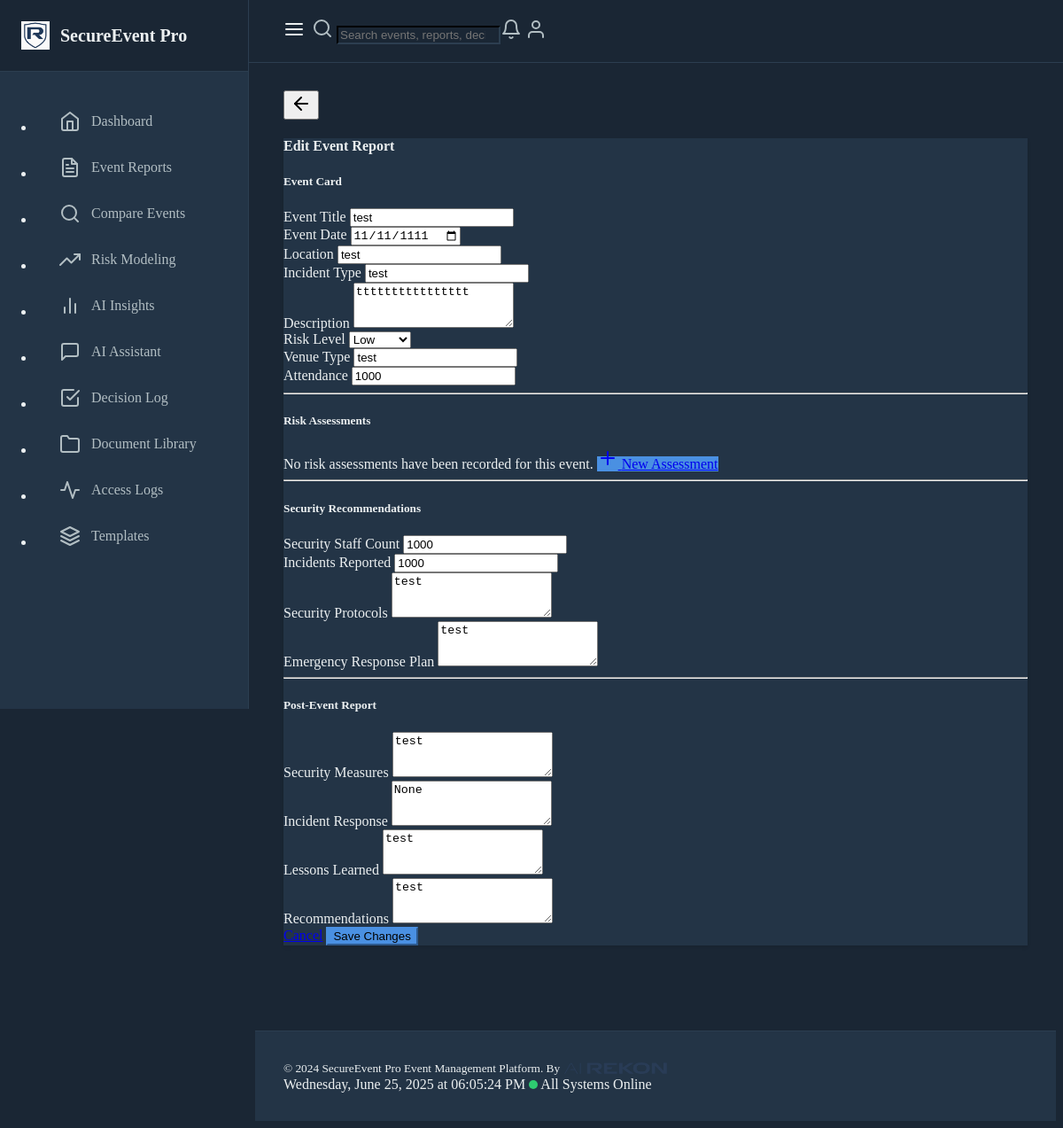
The page /edit-event-report/6 on the database as committed earlier.
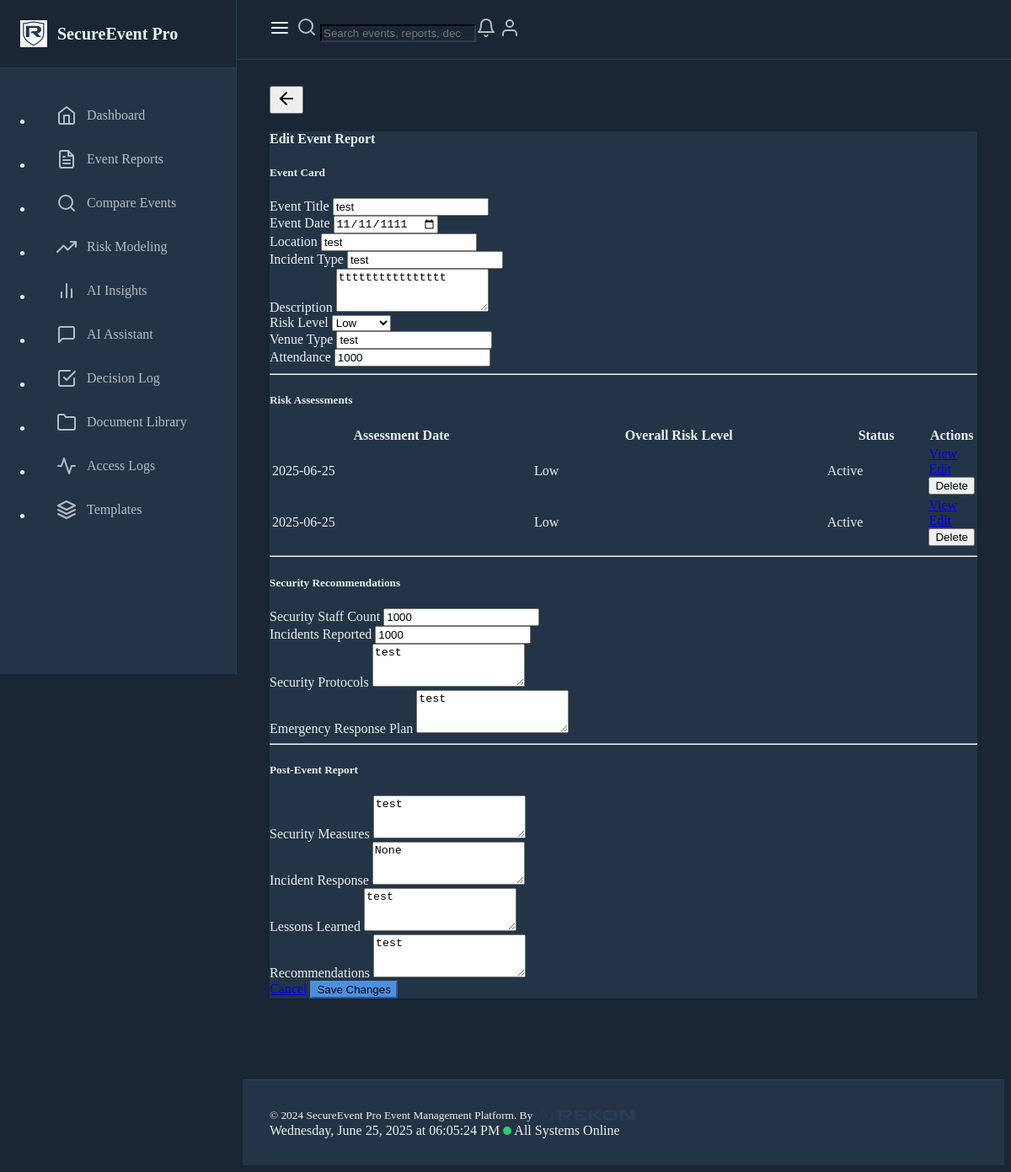
The same page on the database as committed later.
### models.py (models this page shows, shortened)
class RiskAssessment(db.Model):
    id = db.Column(db.Integer, primary_key=True)
    event_report_id = db.Column(db.Integer, db.ForeignKey('event_report.id'), nullable=False)
    assessment_date = db.Column(db.DateTime, default=datetime.utcnow)
    risk_factors = db.Column(db.JSON, default=list)
    overall_risk_level = db.Column(db.String(50), nullable=False)
    assessor_notes = db.Column(db.Text)
    mitigation_measures = db.Column(db.JSON, default=list)
    residual_risk_level = db.Column(db.String(50))
    review_date = db.Column(db.DateTime)
    status = db.Column(db.String(50), default='Active')

### routes.py (the view, shortened to what this page needs)
@app.route("/edit-event-report/<int:report_id>", methods=["GET", "POST"])
def edit_event_report(report_id):
    report = EventReport.query.get_or_404(report_id)
    return render_template("create_event_report.html", report=report)

### routes.py (called while the page is built)
@app.before_request
def before_request():
    g.start_time = datetime.utcnow()
    g.activity_log = None

@app.after_request
def after_request(response):
    if hasattr(g, "activity_log") and g.activity_log:
        end_activity_tracking(g.activity_log)
    return response

### templates/create_event_report.html (shortened to what the changed rows need)
{% extends "base.html" %}
{% block content %}
<div class="container mt-4">
    <div class="card">
        <div class="card-body">
            <form action="{% if report %}{{ url_for('edit_event_report', report_id=report.id) }}{% else %}{{ url_for('create_event_report') }}{% endif %}" method="POST">
                <div class="mb-4">
                {% if report %}
                    {% if report.risk_assessments %}
                    <div class="table-responsive">
                        <table class="table table-hover">
                            <thead>
                                <tr>
                                    <th>Assessment Date</th>
                                    <th>Overall Risk Level</th>
                                    <th>Status</th>
                                    <th style="width: 1%;">Actions</th>
                                </tr>
                            </thead>
                            <tbody>
                                {% for a in report.risk_assessments %}
                                <tr>
                                    <td>{{ a.assessment_date.strftime('%Y-%m-%d') }}</td>
                                    <td>
                                        <span class="badge bg-{{ 'danger' if a.overall_risk_level=='High' else 'warning' if a.overall_risk_level=='Medium' else 'success' }}">{{ a.overall_risk_level }}</span>
                                    </td>
                                    <td>{{ a.status }}</td>
                                    <td class="text-end text-nowrap">
                                        <a href="{{ url_for('view_risk_assessment', assessment_id=a.id) }}" class="btn btn-sm btn-outline-secondary me-1">View</a>
                                        <a href="{{ url_for('edit_risk_assessment', assessment_id=a.id) }}" class="btn btn-sm btn-outline-primary me-1">
                                            Edit
                                        </a>
                                        <form action="{{ url_for('delete_risk_assessment', assessment_id=a.id) }}" method="POST" class="d-inline">
                                            <button type="submit" class="btn btn-sm btn-outline-danger" onclick="return confirm('Delete this assessment?');">Delete</button>
                                        </form>
                                    </td>
                                </tr>
                                {% endfor %}
                            </tbody>
                        </table>
                    </div>
                    {% else %}
                    <div class="alert alert-info d-flex justify-content-between align-items-center">
                        <span>No risk assessments have been recorded for this event.</span>
                        <a href="{{ url_for('create_risk_assessment', report_id=report.id) }}" class="btn btn-sm btn-primary">
                            <i data-feather="plus" class="feather-sm me-1"></i> New Assessment
                        </a>
                    </div>
                    {% endif %}
                {% else %}
                    <div class="alert alert-warning">
                        Save the event first, then you can add detailed risk assessments.
                    </div>
                {% endif %}
                </div>
            </form>
        </div>
    </div>
</div>
{% endblock %}

Rows that differ between the two databases and show on the page:
added RiskAssessment: assessment_date "2025-06-25", overall_risk_level "Low", status "Active"
added RiskAssessment: assessment_date "2025-06-25", overall_risk_level "Low", status "Active"
Other text that changed with them:
text no longer shown: "No risk assessments have been recorded for this event. New Assessment"
text now shown: "Assessment Date Overall Risk Level Status Actions"
